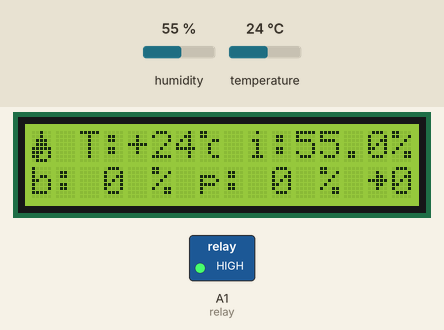
The sketch below on a simulated Arduino Uno, built with avr-gcc and run on an emulated ATmega328P. On the bench: 16×2 character LCD, switched loads named in the sketch (green lamp = pin HIGH). The test bench sets the inputs (shaded band); at power-on: humidity 55 %, temperature 24 °C. What the sketch prints to the serial monitor is not drawn.

Above: at 5.2 s.
5.3 s: humidity set to 22 %
At 6.9 s:
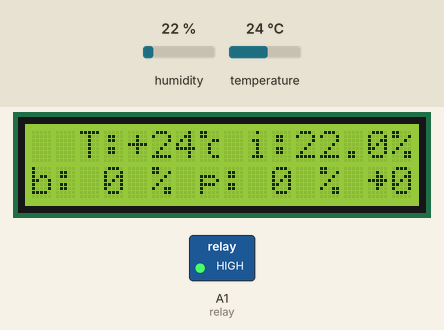
8.6 s: temperature set to 12 °C
At 9.6 s:
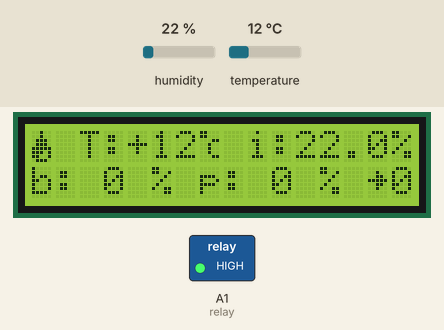
11.6 s: humidity set to 40 %
At 12.9 s:
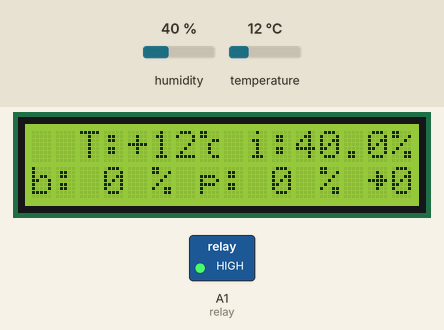
14.6 s: temperature set to 19 °C
At 26.9 s:
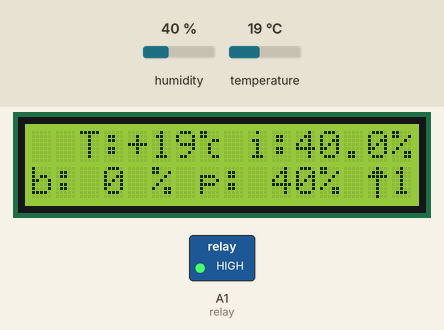
Timing chart, 0 to 28.4 s (numbered marks = the images above; inputs shaded):
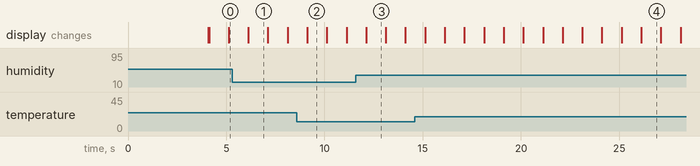

The sketch:

SHT30H0.08.ino
```cpp
/*
Arduino Uno con shield lcd de DF.Robot y SHT30 en bus I2C
*/
#include <LiquidCrystal.h>
#include <PString.h>
#include <Wire.h>
#include "Adafruit_SHT31.h"

const char version[16] = " v0.08 03/09/22 ";
// Relay
const int relay = A1;

// Loop lento y loop rápido
int deltaLoop = 1000;
int deltaLoop_millis;
int millis_Ant;
int millis_Now;

//Pstring
//char AuxStr[4]; // Array auxiliar para PString
//int  AuxStrPtr; //Puntero auxiliar para PString


bool alive = false; //Indicador en lcd de loop corriendo
bool booteando = true; //Flag para marcar que recién se bootea

//SHT30//
bool heaterStatus = false;
/*
Según el estado de heaterstatus: true habilita y false deshabilita
sht31.heater(heaterStatus);
Par saber el estado del heater utilizar esta función:
sht31.isHeaterEnabled();
*/

Adafruit_SHT31 sht31 = Adafruit_SHT31(); //Sensor
float t = 0; //Temperatura
float h = 0; //Humedad
float promedio = 0; //Promedio de deltaProm lecturas sucesivas de h
float promedioTemp = 0; //Variable guardado temporal de promedio
float promedioAnt = 0; //Promedio anterior
float lineaBase = 0; //Promedio al pasar el threshold, definitivo
float promedioBase1 = 0; //Promedio al pasar el threshold, copia 1
float promedioBase2 = 0; //Promedio al pasar el threshold, copia 2
float promedioBase3 = 0; //Promedio al pasar el threshold, copia 3
float promedioBase4 = 0; //Promedio al pasar el threshold, copia 4
float promedioBase5 = 0; //Promedio al pasar el threshold, copia 5
float tolerancia = 10; //Tolerancia para el apagado en porcentaje de lineaBase
float variacion = 1.0; //Variación mínima entre promedio y promedioAnt necesaria para disparar encendido de motor
int deltaProm = 10; //Cantidad de muestras a promediar (en segundos)
int contProm = 0; //Contador de vueltas para calcular el promedio
int contVarPos = 0;//Contador de variaciones positivas
int threshold = 2;//Cantidad de minutos con variación positiva, máximo 5 minutos
bool humedadVarOut = false; //Resultado de variación de humedad, false = motor off, true = motor on

//LCD DF.Robot//
const int rs = 8, en = 9, d4 = 4, d5 = 5, d6 = 6, d7 = 7;
LiquidCrystal lcd(rs,en,d4,d5,d6,d7);
byte inc[8] = {4,14,31,4,4,4,4,4}; //ram char flecha arriba
byte dec[8] = {4,4,4,4,4,31,14,4}; //ram char flecha abajo
byte con[8] = {0,4,6,31,6,4,0,0}; //ram char flecha derecha
byte corazon[8] = {0,10,31,31,14,4,0,0}; //ran char corazón
byte grado[8] = {24,24,3,4,4,4,3,0}; //ram char grado cent
byte gota[8] = {4,4,14,14,31,29,25,14}; //ram char gota
              // 0123456789012345
char lcdStr[32]; // string para el lcd
int  lcdPtr = 0; //Puntero de escritura del LCD. Va de 0 a 31


/*********************************************************************
Setup
*********************************************************************/
void setup() {
 pinMode(relay, OUTPUT);
 digitalWrite(relay,HIGH); //Relay active low

 lcd.begin(16,2);
 lcd.createChar(1,inc);
 lcd.createChar(2,dec);
 lcd.createChar(3,con);
 lcd.createChar(4,corazon);
 lcd.createChar(5,grado);
 lcd.createChar(6,gota);
//Pantalla de booteo
 lcd.setCursor(0,0);
 lcd.write(6);
 lcd.setCursor(1,0);
 lcd.write(6);
 lcd.setCursor(2,0);
 lcd.print(" Extractor!");
 lcd.setCursor(14,0);
 lcd.write(6);
 lcd.setCursor(15,0);
 lcd.write(6);
 lcd.setCursor(0,1);
 lcd.print(version);
// Mensaje de booteo por consola
 Serial.begin(9600);
 Serial.println();
 Serial.print("- Boot! ");
 Serial.println(version);

 delay(4000);
 lcd.clear();
//Arranque del sensor
 if(! sht31.begin(0x44)) {
  Serial.println("- no existe sensor");
  lcd.clear();
  lcd.setCursor(0,0);
  lcd.print("Error en sensor");
  while (1) delay(1);
 }
 Serial.print("- calentador: ");
 if(sht31.isHeaterEnabled())
  Serial.println("ON");
 else
  Serial.println("OFF");
}

/*********************************************************************
LCDRefresh
*********************************************************************/

void lcdRefresh()// Actualiza toda la pantalla
{
//Escribo la fila 0
if(lcdPtr < 16)
	{
	if(lcdPtr == 0)
    lcd.setCursor(lcdPtr,0);
	lcd.print(lcdStr[lcdPtr]);
	}
//Escribo la fila 1
if((lcdPtr >= 16) && (lcdPtr < 31))
	{
	if(lcdPtr == 16)
    lcd.setCursor(lcdPtr - 16,1);
	lcd.print(lcdStr[lcdPtr]);
	}
//Incremento el puntero y si llegó a 32 lo reseteo
lcdPtr = lcdPtr + 1;
if(lcdPtr == 32)
  lcdPtr = 0;
}


/*********************************************************************
calcVarHum: cálculo de variaciónde humedad, sólo si hay un nuevo
 promedio
*********************************************************************/
void calcVarHum(void) {
 //Cálculo del promedio cada deltaProm mediciones
  if(contProm < deltaProm) {
   promedioTemp = promedioTemp + h;
   contProm++;
  }
  else {
   promedioAnt = promedio;
   promedio = promedioTemp/deltaProm; //Ultimo promedio
   contProm = 0;
   promedioTemp = 0;
  }
 if(contProm == 0) {
  if(booteando == true) {
   booteando = false;
   promedioAnt = promedio;
  }
  if((promedio - promedioAnt) >= variacion) {
   contVarPos = contVarPos + 1;
   if(contVarPos >= threshold)
    contVarPos = threshold;
   switch(contVarPos) {
    case 1: {
     promedioBase1 = promedioAnt;
     break;
    }
    case 2: {
     promedioBase2 = promedioBase1;
     promedioBase1 = promedioAnt;
     break;
    }
    case 3: {
     promedioBase3 = promedioBase2;
     promedioBase2 = promedioBase1;
     promedioBase1 = promedioAnt;
     break;
    }
    case 4: {
     promedioBase4 = promedioBase3;
     promedioBase3 = promedioBase2;
     promedioBase2 = promedioBase1;
     promedioBase1 = promedioAnt;
     break;
    }
    case 5: {
     promedioBase5 = promedioBase4;
     promedioBase4 = promedioBase3;
     promedioBase3 = promedioBase2;
     promedioBase2 = promedioBase1;
     promedioBase1 = promedioAnt;
     break;
    }
    default:
    break;
   }
  }
 else {
  contVarPos = contVarPos - 1;
  if(contVarPos < 0)
   contVarPos = 0;
  }
 if(contVarPos == threshold) {
  if(humedadVarOut == false) {
   switch(threshold) {
    case 1: {
     lineaBase = promedioBase1;
     break;
    }
    case 2: {
     lineaBase = promedioBase2;
     break;
    }
    case 3: {
     lineaBase = promedioBase3;
     break;
    }
    case 4: {
     lineaBase = promedioBase4;
     break;
    }
    case 5: {
     lineaBase = promedioBase5;
     break;
    }
    default:
     break;
   }
  }
  humedadVarOut = true; //Enciende extractor
 }
 else
  if((promedio - lineaBase) <= (tolerancia * lineaBase)/100) {
   humedadVarOut = false; //Apaga extractor
   lineaBase = 0;
   promedioBase1 = 0;
   promedioBase2 = 0;
   promedioBase3 = 0;
   promedioBase4 = 0;
   promedioBase5 = 0;
  }
 }
}

/*********************************************************************
armarLcd

//Pstring
//char AuxStr[4]; // Array auxiliar para PString
//int  AuxStrPtr; //Puntero auxiliar para PString


*********************************************************************/
void armarLcd(void) {
 if (!isnan(t)) {

  lcd.setCursor(0,0);
  if(alive == true)//Indicador de loop corriendo
    lcd.write(6);
  else
    lcd.print(" ");
  alive = !alive;

// PString str(lcdStr,sizeof(lcdStr));
// str.print("G T:+25C i:50.1%b:50 % p: 50% >0");
             //0123456789012345
// lcdStr = str;

  lcd.setCursor(2,0); //Arma primera línea lcd
  lcd.print("T:");
  lcd.setCursor(4,0);

  if(t > 0) {
   lcd.print("+");
   lcd.setCursor(5,0);
  }
  lcd.print(t,0);
  lcd.setCursor(7,0);
  lcd.write(5); //Indicador grados centigrados
  lcd.setCursor(9,0);
  lcd.print("i:");
  if(h >= 99.99)
   lcd.print(h,0);
  else
   lcd.print(h,1);
  lcd.setCursor(15,0);
  lcd.print("%");
 }
 else {
  lcd.clear();
  lcd.setCursor(1,0);
  lcd.print("Error en sensor");
 }
 if(!isnan(h)) {
  lcd.setCursor(0,1);
  lcd.print("b:   ");
  if(lineaBase <= 99.5 )
   lcd.setCursor(3,1);
  else
   lcd.setCursor(2,1);
  lcd.print(lineaBase,0);

  lcd.setCursor(5,1);
  lcd.print("% p:   ");
  if(promedio <= 99.5)
   lcd.setCursor(10,1);
  else
   lcd.setCursor(9,1);
  lcd.print(promedio,0);
  lcd.setCursor(12,1);
  lcd.print("% ");
  lcd.setCursor(14,1);
  if(int(promedio) > int(promedioAnt))
   lcd.write(1);
  else {
   if(int(promedio) == int(promedioAnt))
    lcd.write(3);
   else
    lcd.write(2);
  }
  lcd.setCursor(15,1);
  lcd.print(contVarPos);
  }
  else {
   lcd.clear();
   lcd.setCursor(1,0);
   lcd.print("Error en sensor");
  }
}

/*********************************************************************
consola
*********************************************************************/
void consola(void) {
/*
 if (!isnan(t)) {
  Serial.print("- Temp *C = ");
  Serial.print(t);
  Serial.print(" ");
 }
 else {
  Serial.println("- Error en sensor");
 }
 if(!isnan(h)) {
  Serial.print("H% = ");
  Serial.println(h);
  }
  else {
   Serial.println("- Error en sensor");
  }
*/
 if(contProm == 0) {
  Serial.println();
  Serial.print("- tolerancia (c) = ");
  Serial.println(tolerancia);
  Serial.print("- variacion (c) = ");
  Serial.println(variacion);
  Serial.print("- deltaProm (c) = ");
  Serial.println(deltaProm);
  Serial.print("- threshold (c) = ");
  Serial.println(threshold);
  Serial.print("- contVarPos = ");
  Serial.println(contVarPos);
  Serial.print("- promedioAnt = ");
  Serial.println(promedioAnt);
  Serial.print("- promedio = ");
  Serial.println(promedio);
  Serial.print("- lineaBase = ");
  Serial.println(lineaBase);
  Serial.print("- promedioBase1 = ");
  Serial.println(promedioBase1);
  Serial.print("- promedioBase2 = ");
  Serial.println(promedioBase2);
  Serial.print("- promedioBase3 = ");
  Serial.println(promedioBase3);
  Serial.print("- promedioBase4 = ");
  Serial.println(promedioBase4);
  Serial.print("- promedioBase5 = ");
  Serial.println(promedioBase5);
  Serial.print("- humedadVarOut = ");
  Serial.println(humedadVarOut);
 }
}

/*********************************************************************
relaycontrol
*********************************************************************/
void relayControl() {
 if(humedadVarOut == true)
  digitalWrite(relay, LOW); //Enciende extractor
 else
  digitalWrite(relay, HIGH); //Apaga extractor
}

/*********************************************************************
Loop
*********************************************************************/
void loop() {
 millis_Now = millis();
 deltaLoop_millis = millis_Now - millis_Ant;
 // lcdRefresh();
 if(deltaLoop_millis >= deltaLoop) {// Loop lento (1seg)
  millis_Ant = millis_Now;
  t = sht31.readTemperature(); //Leer temperatura
  h = sht31.readHumidity(); //Leer humedad
  armarLcd(); //Atender armado de lcd
  consola(); //Atender transmisión por consola
  calcVarHum(); //Cálcular variación de humedad
  relayControl(); //Actuar sobre el relay
 }//Loop lento End
}//Loop End
```

Measured:
- after the input at 5.3 s, the display: changes after 0.82 s (image 1)
- after the input at 8.6 s, the display: changes after 0.52 s (image 2)
- after the input at 11.6 s, the display: changes after 0.52 s (image 3)
- what the display in image 1 shows lasts 1.0 s, from 6.1 s to 7.1 s
